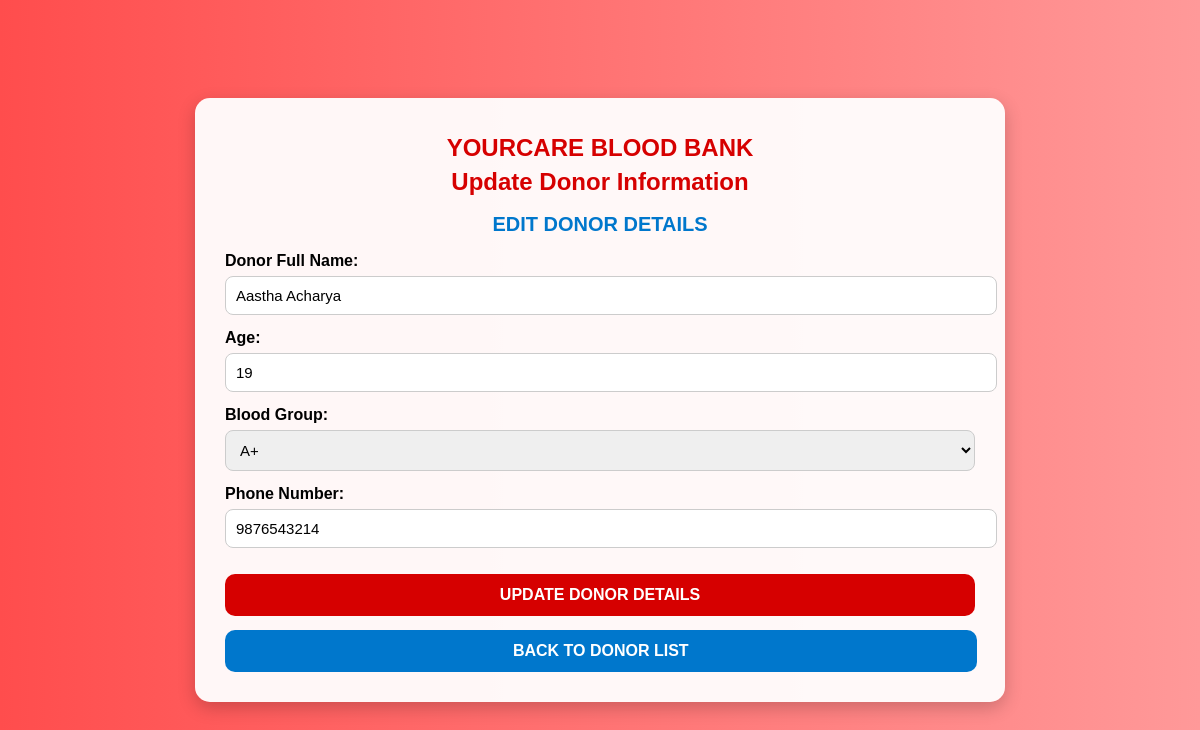
The app's page /update?id=1 with its own data.
### tables this page shows
CREATE TABLE donors (
            id INTEGER PRIMARY KEY AUTOINCREMENT,
            name TEXT NOT NULL,
            age INTEGER NOT NULL,
            blood_group TEXT NOT NULL,
            phone TEXT NOT NULL
        );

### app.py (the view)
@app.route('/update')
def update():
    donor_id = request.args.get('id')
    conn = get_db_connection()
    cursor = conn.cursor()
    cursor.execute("SELECT * FROM donors WHERE id = ?", (donor_id,))
    donor = cursor.fetchone()
    conn.close()
    return render_template('update_donor.html', donor=donor)

### app.py (called while the page is built)
def get_db_connection():
    conn = sqlite3.connect('donors.db')
    cursor = conn.cursor()
    cursor.execute("""
        CREATE TABLE IF NOT EXISTS donors (
            id INTEGER PRIMARY KEY AUTOINCREMENT,
            name TEXT NOT NULL,
            age INTEGER NOT NULL,
            blood_group TEXT NOT NULL,
            phone TEXT NOT NULL
        )
    """)
    conn.commit()
    return conn

### templates/update_donor.html (shortened to what this page needs)
<!DOCTYPE html>
<html lang="en">
    <head>
    </head>
    <body>
        <div class="container">
            <h1>YOURCARE BLOOD BANK</h1>
            <h1>Update Donor Information</h1>
            <h2>EDIT DONOR DETAILS</h2>
            <form action="/save_update/{{ donor[0] }}" method="POST">
                <div class="form-group">
                    <label>Donor Full Name:</label>
                    <input type="text" name="name" value="{{ donor[1] }}" required>
                </div>
                <div class="form-group">
                    <label>Age:</label>
                    <input type="number" name="age" min="18" max="100" value="{{ donor[2] }}" required>
                </div>
                <div class="form-group">
                    <label>Blood Group:</label>
                    <select name="blood_group" required>
                        {% for bg in ['A+','A-','B+','B-','O+','O-','AB+','AB-'] %}
                    <option value="{{ bg.lower() }}"
                        {% if donor[3].lower() == bg.lower() %} selected {% endif %}>
                        {{ bg }}
                    </option>
                    {% endfor %}
                    </select>
                </div>
                <div class="form-group">
                    <label>Phone Number:</label>
                    <input type="text" name="phone" value="{{ donor[4] }}" required>
                </div>
                <input type="submit" value="UPDATE DONOR DETAILS" class="sub">
            </form>
            <a href="/donors" class="button">BACK TO DONOR LIST</a>
        </div>
    </body>
</html>

### templates/update_donor.html (style rules this page uses)
html, body { margin: 0; padding: 0; height: 100%; overflow: hidden; background: linear-gradient(to right, #ff4d4d, #ff9999); font-family: sans-serif; }
body { display: flex; justify-content: center; align-items: center; }
.container { background: rgba(255, 255, 255, 0.95); padding: 30px; width: 95%; max-width: 750px; border-radius: 15px; box-shadow: 0px 6px 18px rgba(0,0,0,0.2); text-align: center; }
h1 { font-size: 24px; color: #d60000; margin: 6px 0; }
h2 { color: #0077cc; font-size: 20px; font-weight: 600; }
.form-group { text-align: left; margin: 14px 0; }
label { font-weight: 600; }
input, select { width: 100%; padding: 10px; margin-top: 6px; border-radius: 8px; border: 1px solid #ccc; font-size: 15px; }
.sub { width: 100%; background: #d60000; color: white; padding: 12px; border: none; border-radius: 10px; margin-top: 12px; font-size: 16px; font-weight: bold; cursor: pointer; transition: 0.3s; }
.button { margin-top: 14px; display: block; width: 97%; background: #0077cc; color: white; padding: 12px; border-radius: 10px; text-decoration: none; font-weight: bold; transition: 0.3s; font-size: 16px; }

### records on screen
donors: name "Aastha Acharya", age "19", blood_group "A+", phone "9876543214"
